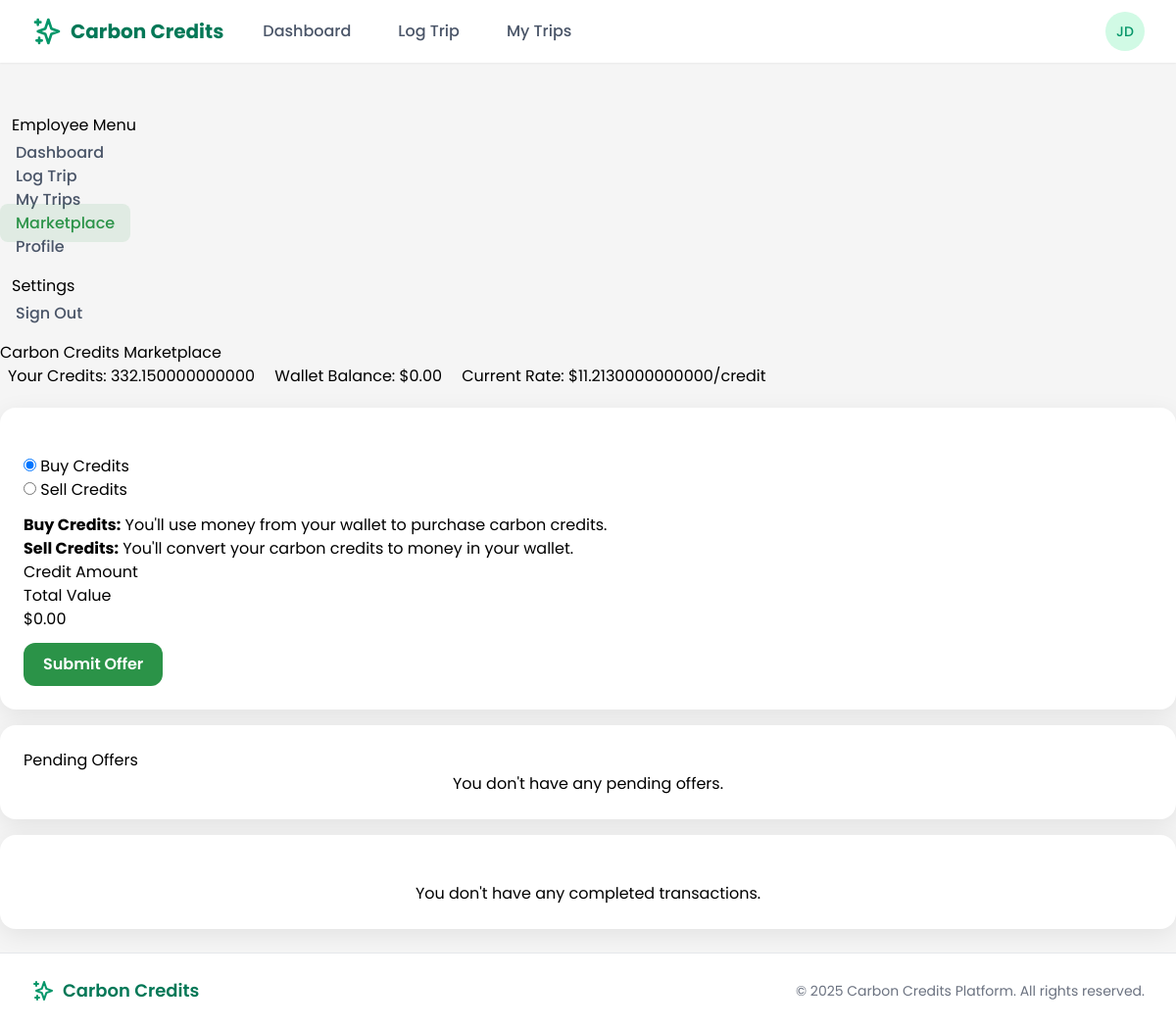
Screenshot of /employee/marketplace/ (signed in) with the database file from the repository.
### users/models.py (models this page shows, shortened)
class CustomUser(AbstractUser):
    is_employee = models.BooleanField(default=False)
    is_employer = models.BooleanField(default=False)
    is_bank_admin = models.BooleanField(default=False)
    is_super_admin = models.BooleanField(default=False)
    email = models.EmailField(_('email address'), unique=True)
    date_joined = models.DateTimeField(default=timezone.now)
    approved = models.BooleanField(default=False)
    USERNAME_FIELD = 'email'
    REQUIRED_FIELDS = ['username', 'first_name', 'last_name']
    class Meta:
        verbose_name = _('user')
        verbose_name_plural = _('users')

class EmployeeProfile(models.Model):
    user = models.OneToOneField(
        CustomUser,
        on_delete=models.CASCADE,
        related_name='employee_profile'
    )
    employer = models.ForeignKey(
        EmployerProfile,
        on_delete=models.CASCADE,
        related_name='employees'
    )
    employee_id = models.CharField(max_length=50, blank=True, null=True)
    approved = models.BooleanField(default=False)
    created_at = models.DateTimeField(default=timezone.now)
    wallet_balance = models.DecimalField(max_digits=10, decimal_places=2, default=0)
    department = models.CharField(max_length=100, blank=True)

### core/views/employee_views.py (the view, shortened to what this page needs)
# urls.py: path('marketplace/', include('marketplace.urls')),
@login_required
@user_passes_test(lambda u: u.is_employee)
def marketplace(request):
    employee = request.user.employee_profile
    employer = employee.employer
    employee_credits = CarbonCredit.objects.filter(
        owner_type='employee',
        owner_id=employee.id,
        status='active'
    ).aggregate(Sum('amount'))['amount__sum'] or 0
    market_rate = MarketOffer.objects.filter(
        status='active'
    ).aggregate(Avg('price_per_credit'))['price_per_credit__avg'] or 5.0  # Default to $5 if no data
    pending_offers = EmployeeCreditOffer.objects.filter(
        employee=employee,
        status='pending'
    ).order_by('-created_at')
    completed_offers = EmployeeCreditOffer.objects.filter(
        employee=employee,
        status__in=['approved', 'rejected', 'cancelled']
    ).order_by('-processed_at')[:10]  # Show last 10
    context = {
        'page_title': 'Marketplace',
        'employee': employee,
        'employer': employer,
        'employee_credits': employee_credits,
        'market_rate': market_rate,
        'pending_offers': pending_offers,
        'completed_offers': completed_offers,
        'wallet_balance': employee.wallet_balance
    }
    return render(request, 'employee/marketplace.html', context)

### templates/employee/marketplace.html (shortened to what this page needs)
{% extends 'base.html' %}
{% load static %}
{% block content %}
<div class="container-fluid">
    <div class="row">
        <div class="col-md-3 col-lg-2 d-md-block sidebar">
            {% include 'employee/sidebar.html' %}
        </div>
        <div class="col-md-9 ms-sm-auto col-lg-10 px-md-4 mt-4">
            <div class="d-flex justify-content-between flex-wrap flex-md-nowrap align-items-center pb-2 mb-3 border-bottom">
                <h1 class="h2">Carbon Credits Marketplace</h1>
                <div>
                    <span class="badge bg-success p-2 me-2">Your Credits: <span id="available-credits">{{ employee_credits }}</span></span>
                    <span class="badge bg-info p-2 me-2">Wallet Balance: ${{ wallet_balance }}</span>
                    <span class="badge bg-secondary p-2">Current Rate: $<span id="market-rate">{{ market_rate }}</span>/credit</span>
                </div>
            </div>
            <div class="card mb-4">
                <div class="card-header bg-primary text-white">
                    <h5 class="mb-0">Exchange Credits with {{ employer.company_name }}</h5>
                </div>
                <div class="card-body">
                    <form method="post" id="offer-form">
                        <div class="row mb-3">
                            <div class="col-md-6">
                                <div class="form-check form-check-inline">
                                    <input class="form-check-input" type="radio" name="offer_type" id="buy-radio" value="buy" checked>
                                    <label class="form-check-label" for="buy-radio">Buy Credits</label>
                                </div>
                                <div class="form-check form-check-inline">
                                    <input class="form-check-input" type="radio" name="offer_type" id="sell-radio" value="sell">
                                    <label class="form-check-label" for="sell-radio">Sell Credits</label>
                                </div>
                            </div>
                        </div>
                        <div id="buy-info" class="alert alert-info">
                            <p><strong>Buy Credits:</strong> You'll use money from your wallet to purchase carbon credits.</p>
                        </div>
                        <div id="sell-info" class="alert alert-warning d-none">
                            <p><strong>Sell Credits:</strong> You'll convert your carbon credits to money in your wallet.</p>
                        </div>
                        <div class="row mb-3">
                            <div class="col-md-6">
                                <label for="credit-amount" class="form-label">Credit Amount</label>
                                <input type="number" min="0.01" step="0.01" class="form-control" id="credit-amount" name="credit_amount" required>
                            </div>
                            <div class="col-md-6">
                                <label class="form-label">Total Value</label>
                                <div class="form-control bg-light">$<span id="total-amount">0.00</span></div>
                            </div>
                        </div>
                        <div class="d-grid gap-2 d-md-flex justify-content-md-end">
                            <button type="submit" class="btn btn-primary">Submit Offer</button>
                        </div>
                    </form>
                </div>
            </div>
            <div class="card mb-4">
                <div class="card-header bg-warning">
                    <h5 class="mb-0">Pending Offers</h5>
                </div>
                <div class="card-body">
                    {% if pending_offers %}
                        <div class="table-responsive">
                            <table class="table table-striped">
                                <thead>
                                    <tr>
                                        <th>Date</th>
                                        <th>Type</th>
                                        <th>Credits</th>
                                        <th>Rate</th>
                                        <th>Total Amount</th>
                                        <th>Status</th>
                                        <th>Actions</th>
                                    </tr>
                                </thead>
                                <tbody>
                                    {% for offer in pending_offers %}
                                    <tr>
                                        <td>{{ offer.created_at|date:"M d, Y" }}</td>
                                        <td>
                                            {% if offer.offer_type == 'sell' %}
                                            <span class="badge bg-danger">Sell</span>
                                            {% else %}
                                            <span class="badge bg-success">Buy</span>
                                            {% endif %}
                                        </td>
                                        <td>{{ offer.credit_amount }}</td>
                                        <td>${{ offer.market_rate }}</td>
                                        <td>${{ offer.total_amount }}</td>
                                        <td><span class="badge bg-warning">Pending</span></td>
                                        <td>
                                            <a href="{% url 'cancel_offer' offer.id %}" class="btn btn-sm btn-danger cancel-offer-btn">Cancel</a>
                                        </td>
                                    </tr>
                                    {% endfor %}
                                </tbody>
                            </table>
                        </div>
                    {% else %}
                        <p class="text-center mb-0">You don't have any pending offers.</p>
                    {% endif %}
                </div>
            </div>
            <div class="card">
                <div class="card-header bg-success text-white">
                    <h5 class="mb-0">Completed Transactions</h5>
                </div>
                <div class="card-body">
                    {% if completed_offers %}
                        <div class="table-responsive">
                            <table class="table table-striped">
                                <thead>
                                    <tr>
                                        <th>Date</th>
                                        <th>Type</th>
                                        <th>Credits</th>
                                        <th>Rate</th>
                                        <th>Total Amount</th>
                                        <th>Status</th>
                                    </tr>
                                </thead>
                                <tbody>
                                    {% for offer in completed_offers %}
                                    <tr>
                                        <td>{{ offer.processed_at|date:"M d, Y" }}</td>
                                        <td>
                                            {% if offer.offer_type == 'sell' %}
                                            <span class="badge bg-danger">Sold</span>
                                            {% else %}
                                            <span class="badge bg-success">Bought</span>
                                            {% endif %}
                                        </td>
                                        <td>{{ offer.credit_amount }}</td>
                                        <td>${{ offer.market_rate }}</td>
                                        <td>${{ offer.total_amount }}</td>
                                        <td>
                                            {% if offer.status == 'approved' %}
                                            <span class="badge bg-success">Approved</span>
                                            {% elif offer.status == 'rejected' %}
                                            <span class="badge bg-danger">Rejected</span>
                                            {% elif offer.status == 'cancelled' %}
                                            <span class="badge bg-secondary">Cancelled</span>
                                            {% endif %}
                                        </td>
                                    </tr>
                                    {% endfor %}
                                </tbody>
                            </table>
                        </div>
                    {% else %}
                        <p class="text-center mb-0">You don't have any completed transactions.</p>
                    {% endif %}
                </div>
            </div>
        </div>
    </div>
</div>
{% endblock %}

### templates/base.html (shortened to what this page needs)
{% load static %}
<!DOCTYPE html>
<html lang="en">
<head>
    <link href="https://cdn.jsdelivr.net/npm/tailwindcss@2.2.19/dist/tailwind.min.css" rel="stylesheet">
</head>
<body class="flex flex-col min-h-screen">
    <header class="bg-white shadow-sm sticky top-0 z-50">
        <nav class="max-w-7xl mx-auto px-4 sm:px-6 lg:px-8">
            <div class="flex justify-between h-16">
                <div class="flex">
                    <div class="flex-shrink-0 flex items-center">
                        <a href="{% url 'home' %}" class="flex items-center">
                            <svg xmlns="http://www.w3.org/2000/svg" class="h-8 w-8 text-green-600" fill="none" viewBox="0 0 24 24" stroke="currentColor">
                                <path stroke-linecap="round" stroke-linejoin="round" stroke-width="2" d="M5 3v4M3 5h4M6 17v4m-2-2h4m5-16l2.286 6.857L21 12l-5.714 2.143L13 21l-2.286-6.857L5 12l5.714-2.143L13 3z" />
                            </svg>
                            <span class="ml-2 text-xl font-bold text-green-700">Carbon Credits</span>
                        </a>
                    </div>
                    {% if user.is_authenticated %}
                    <div class="hidden sm:ml-6 sm:flex sm:space-x-4 items-center">
                        {% if user.is_super_admin %}
                        <a href="{% url 'admin_dashboard' %}" class="nav-link {% if request.resolver_match.url_name == 'admin_dashboard' %}active{% endif %}">Dashboard</a>
                        <a href="{% url 'admin_users' %}" class="nav-link {% if request.resolver_match.url_name == 'admin_users' %}active{% endif %}">Users</a>
                        <a href="{% url 'admin_reports' %}" class="nav-link {% if request.resolver_match.url_name == 'admin_reports' %}active{% endif %}">Reports</a>
                        {% elif user.is_employee %}
                        <a href="{% url 'employee_dashboard' %}" class="nav-link {% if request.resolver_match.url_name == 'employee_dashboard' %}active{% endif %}">Dashboard</a>
                        <a href="{% url 'employee_trip_log' %}" class="nav-link {% if request.resolver_match.url_name == 'employee_trip_log' %}active{% endif %}">Log Trip</a>
                        <a href="{% url 'employee_trips' %}" class="nav-link {% if request.resolver_match.url_name == 'employee_trips' %}active{% endif %}">My Trips</a>
                        {% endif %}
                    </div>
                    {% endif %}
                </div>
                <div class="flex items-center">
                    {% if user.is_authenticated %}
                    <div class="ml-3 relative">
                        <div>
                            <button type="button" class="bg-white rounded-full flex text-sm focus:outline-none focus:ring-2 focus:ring-offset-2 focus:ring-green-500" id="user-menu-button" aria-expanded="false" aria-haspopup="true">
                                <div class="h-10 w-10 rounded-full bg-green-100 flex items-center justify-center text-green-600 font-medium">
                                    {{ user.first_name|slice:":1" }}{{ user.last_name|slice:":1" }}
                                </div>
                            </button>
                        </div>
                    </div>
                    {% else %}
                    <a href="{% url 'login' %}" class="btn-secondary">Log in</a>
                    <a href="{% url 'register' %}" class="ml-3 btn-primary">Register</a>
                    {% endif %}
                </div>
            </div>
        </nav>
    </header>
    <main class="flex-grow py-6">
        {% block content %}{% endblock %}
    </main>
    <footer class="bg-white py-6 border-t border-gray-200 mt-auto">
        <div class="max-w-7xl mx-auto px-4 sm:px-6 lg:px-8">
            <div class="flex flex-col md:flex-row md:justify-between items-center">
                <div class="flex items-center mb-4 md:mb-0">
                    <svg xmlns="http://www.w3.org/2000/svg" class="h-6 w-6 text-green-600" fill="none" viewBox="0 0 24 24" stroke="currentColor">
                        <path stroke-linecap="round" stroke-linejoin="round" stroke-width="2" d="M5 3v4M3 5h4M6 17v4m-2-2h4m5-16l2.286 6.857L21 12l-5.714 2.143L13 21l-2.286-6.857L5 12l5.714-2.143L13 3z" />
                    </svg>
                    <span class="ml-2 text-lg font-semibold text-green-700">Carbon Credits</span>
                </div>
                <p class="text-center text-gray-500 text-sm">
                    &copy; {% now "Y" %} Carbon Credits Platform. All rights reserved.
                </p>
            </div>
        </div>
    </footer>
</body>
</html>

### rows the page displays
CustomUser: first_name "J", last_name "D"
EmployeeProfile: wallet_balance "0.00"

### other values shown
{{ employee_credits }} "332.150000000000"
{{ market_rate }} "11.2130000000000"
